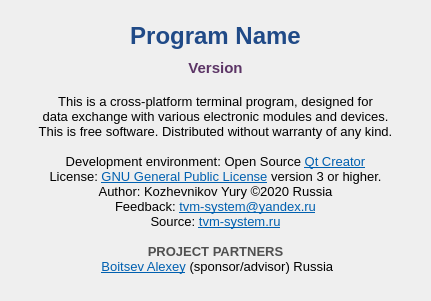
<?xml version="1.0" encoding="UTF-8"?>
<ui version="4.0">
 <class>AboutDialog</class>
 <widget class="QDialog" name="AboutDialog">
  <property name="windowModality">
   <enum>Qt::ApplicationModal</enum>
  </property>
  <property name="geometry">
   <rect>
    <x>0</x>
    <y>0</y>
    <width>431</width>
    <height>301</height>
   </rect>
  </property>
  <property name="minimumSize">
   <size>
    <width>431</width>
    <height>301</height>
   </size>
  </property>
  <property name="maximumSize">
   <size>
    <width>431</width>
    <height>301</height>
   </size>
  </property>
  <property name="font">
   <font>
    <family>Ubuntu</family>
    <pointsize>9</pointsize>
   </font>
  </property>
  <property name="windowTitle">
   <string notr="true">About</string>
  </property>
  <property name="windowIcon">
   <iconset resource="resource.qrc">
    <normaloff>:/icons/Icons/serio-win.ico</normaloff>:/icons/Icons/serio-win.ico</iconset>
  </property>
  <property name="toolTip">
   <string notr="true"/>
  </property>
  <property name="statusTip">
   <string notr="true"/>
  </property>
  <property name="whatsThis">
   <string notr="true"/>
  </property>
  <property name="accessibleName">
   <string notr="true"/>
  </property>
  <property name="accessibleDescription">
   <string notr="true"/>
  </property>
  <property name="styleSheet">
   <string notr="true"/>
  </property>
  <property name="locale">
   <locale language="English" country="UnitedStates"/>
  </property>
  <property name="windowFilePath">
   <string notr="true"/>
  </property>
  <property name="sizeGripEnabled">
   <bool>false</bool>
  </property>
  <property name="modal">
   <bool>true</bool>
  </property>
  <widget class="QLabel" name="labelProgName">
   <property name="geometry">
    <rect>
     <x>95</x>
     <y>20</y>
     <width>241</width>
     <height>31</height>
    </rect>
   </property>
   <property name="font">
    <font>
     <family>Ubuntu</family>
     <pointsize>18</pointsize>
     <weight>75</weight>
     <bold>true</bold>
    </font>
   </property>
   <property name="toolTip">
    <string notr="true"/>
   </property>
   <property name="statusTip">
    <string notr="true"/>
   </property>
   <property name="whatsThis">
    <string notr="true"/>
   </property>
   <property name="accessibleName">
    <string notr="true"/>
   </property>
   <property name="accessibleDescription">
    <string notr="true"/>
   </property>
   <property name="styleSheet">
    <string notr="true">color: rgb(32, 74, 135);</string>
   </property>
   <property name="locale">
    <locale language="English" country="UnitedStates"/>
   </property>
   <property name="text">
    <string notr="true">Program Name</string>
   </property>
   <property name="alignment">
    <set>Qt::AlignCenter</set>
   </property>
  </widget>
  <widget class="QTextBrowser" name="textBrowserAbout">
   <property name="geometry">
    <rect>
     <x>5</x>
     <y>90</y>
     <width>421</width>
     <height>206</height>
    </rect>
   </property>
   <property name="font">
    <font>
     <family>Ubuntu</family>
     <pointsize>10</pointsize>
     <weight>50</weight>
     <italic>false</italic>
     <bold>false</bold>
    </font>
   </property>
   <property name="focusPolicy">
    <enum>Qt::NoFocus</enum>
   </property>
   <property name="toolTip">
    <string notr="true"/>
   </property>
   <property name="statusTip">
    <string notr="true"/>
   </property>
   <property name="whatsThis">
    <string notr="true"/>
   </property>
   <property name="accessibleName">
    <string notr="true"/>
   </property>
   <property name="accessibleDescription">
    <string notr="true"/>
   </property>
   <property name="styleSheet">
    <string notr="true">background-color: rgba(255, 255, 255, 0);</string>
   </property>
   <property name="locale">
    <locale language="English" country="UnitedStates"/>
   </property>
   <property name="frameShape">
    <enum>QFrame::NoFrame</enum>
   </property>
   <property name="frameShadow">
    <enum>QFrame::Plain</enum>
   </property>
   <property name="verticalScrollBarPolicy">
    <enum>Qt::ScrollBarAsNeeded</enum>
   </property>
   <property name="horizontalScrollBarPolicy">
    <enum>Qt::ScrollBarAlwaysOff</enum>
   </property>
   <property name="documentTitle">
    <string notr="true"/>
   </property>
   <property name="readOnly">
    <bool>true</bool>
   </property>
   <property name="markdown">
    <string notr="true">This is a cross-platform terminal program, designed for
data exchange with
various electronic modules and devices.
This is free software. Distributed
without warranty of any kind.

Development environment: Open Source 
[Qt Creator](https://www.qt.io/)
License: 
[GNU General Public License](https://www.gnu.org/licenses/gpl-3.0.html) version
3 or higher.
Author: Kozhevnikov Yury ©2020 Russia
Feedback: 
[tvm-system@yandex.ru
](mailto:tvm-system@yandex.ru)Source: 
[tvm-system.ru](http://tvm-system.ru/index/serio/0-8)

**PROJECT PARTNERS**
 
[Boitsev Alexey](mailto:alex@dominant.spb.ru) (sponsor/advisor) Russia

</string>
   </property>
   <property name="html">
    <string notr="true">&lt;!DOCTYPE HTML PUBLIC &quot;-//W3C//DTD HTML 4.0//EN&quot; &quot;http://www.w3.org/TR/REC-html40/strict.dtd&quot;&gt;
&lt;html&gt;&lt;head&gt;&lt;meta name=&quot;qrichtext&quot; content=&quot;1&quot; /&gt;&lt;style type=&quot;text/css&quot;&gt;
p, li { white-space: pre-wrap; }
&lt;/style&gt;&lt;/head&gt;&lt;body style=&quot; font-family:'Ubuntu'; font-size:10pt; font-weight:400; font-style:normal;&quot;&gt;
&lt;p align=&quot;center&quot; style=&quot; margin-top:12px; margin-bottom:12px; margin-left:0px; margin-right:0px; -qt-block-indent:0; text-indent:0px;&quot;&gt;This is a cross-platform terminal program, designed for&lt;br /&gt;data exchange with various electronic modules and devices.&lt;br /&gt;This is free software. Distributed without warranty of any kind.&lt;br /&gt;&lt;br /&gt;Development environment: Open Source &lt;a href=&quot;https://www.qt.io/&quot;&gt;&lt;span style=&quot; color:#0060b0;&quot;&gt;Qt Creator&lt;/span&gt;&lt;/a&gt;&lt;br /&gt;License: &lt;a href=&quot;https://www.gnu.org/licenses/gpl-3.0.html&quot;&gt;&lt;span style=&quot; color:#0060b0;&quot;&gt;GNU General Public License&lt;/span&gt;&lt;/a&gt; version 3 or higher.&lt;br /&gt;Author: Kozhevnikov Yury ©2020 Russia&lt;br /&gt;Feedback: &lt;a href=&quot;mailto:tvm-system@yandex.ru&quot;&gt;&lt;span style=&quot; color:#0060b0;&quot;&gt;tvm-system@yandex.ru&lt;br /&gt;&lt;/span&gt;&lt;/a&gt;Source: &lt;a href=&quot;http://tvm-system.ru/index/serio/0-8&quot;&gt;&lt;span style=&quot; color:#0060b0;&quot;&gt;tvm-system.ru&lt;/span&gt;&lt;/a&gt;&lt;br /&gt;&lt;br /&gt;&lt;span style=&quot; font-weight:792; color:#505050;&quot;&gt;PROJECT PARTNERS&lt;/span&gt;&lt;br /&gt; &lt;a href=&quot;mailto:alex@dominant.spb.ru&quot;&gt;&lt;span style=&quot; color:#0060b0;&quot;&gt;Boitsev Alexey&lt;/span&gt;&lt;/a&gt; (sponsor/advisor) Russia&lt;/p&gt;&lt;/body&gt;&lt;/html&gt;</string>
   </property>
   <property name="overwriteMode">
    <bool>true</bool>
   </property>
   <property name="placeholderText">
    <string notr="true"/>
   </property>
   <property name="source">
    <url>
     <string>qrc:/files/serio.html</string>
    </url>
   </property>
   <property name="searchPaths">
    <stringlist notr="true"/>
   </property>
   <property name="openExternalLinks">
    <bool>true</bool>
   </property>
   <property name="openLinks">
    <bool>true</bool>
   </property>
  </widget>
  <widget class="QLabel" name="labelIcon1">
   <property name="geometry">
    <rect>
     <x>25</x>
     <y>20</y>
     <width>61</width>
     <height>61</height>
    </rect>
   </property>
   <property name="toolTip">
    <string notr="true"/>
   </property>
   <property name="statusTip">
    <string notr="true"/>
   </property>
   <property name="whatsThis">
    <string notr="true"/>
   </property>
   <property name="accessibleName">
    <string notr="true"/>
   </property>
   <property name="accessibleDescription">
    <string notr="true"/>
   </property>
   <property name="locale">
    <locale language="English" country="UnitedStates"/>
   </property>
   <property name="text">
    <string notr="true"/>
   </property>
   <property name="pixmap">
    <pixmap resource="resource.qrc">:/icons/Icons/serio-128.png</pixmap>
   </property>
   <property name="scaledContents">
    <bool>true</bool>
   </property>
  </widget>
  <widget class="QLabel" name="labelIcon2">
   <property name="geometry">
    <rect>
     <x>345</x>
     <y>20</y>
     <width>61</width>
     <height>61</height>
    </rect>
   </property>
   <property name="toolTip">
    <string notr="true"/>
   </property>
   <property name="statusTip">
    <string notr="true"/>
   </property>
   <property name="whatsThis">
    <string notr="true"/>
   </property>
   <property name="accessibleName">
    <string notr="true"/>
   </property>
   <property name="accessibleDescription">
    <string notr="true"/>
   </property>
   <property name="locale">
    <locale language="English" country="UnitedStates"/>
   </property>
   <property name="text">
    <string notr="true"/>
   </property>
   <property name="pixmap">
    <pixmap resource="resource.qrc">:/icons/Icons/BasedOnQt.png</pixmap>
   </property>
   <property name="scaledContents">
    <bool>true</bool>
   </property>
  </widget>
  <widget class="QLabel" name="labelProgVersion">
   <property name="geometry">
    <rect>
     <x>95</x>
     <y>55</y>
     <width>241</width>
     <height>26</height>
    </rect>
   </property>
   <property name="palette">
    <palette>
     <active>
      <colorrole role="WindowText">
       <brush brushstyle="SolidPattern">
        <color alpha="255">
         <red>92</red>
         <green>53</green>
         <blue>102</blue>
        </color>
       </brush>
      </colorrole>
      <colorrole role="Text">
       <brush brushstyle="SolidPattern">
        <color alpha="255">
         <red>92</red>
         <green>53</green>
         <blue>102</blue>
        </color>
       </brush>
      </colorrole>
      <colorrole role="ButtonText">
       <brush brushstyle="SolidPattern">
        <color alpha="255">
         <red>92</red>
         <green>53</green>
         <blue>102</blue>
        </color>
       </brush>
      </colorrole>
      <colorrole role="PlaceholderText">
       <brush brushstyle="SolidPattern">
        <color alpha="128">
         <red>80</red>
         <green>80</green>
         <blue>80</blue>
        </color>
       </brush>
      </colorrole>
     </active>
     <inactive>
      <colorrole role="WindowText">
       <brush brushstyle="SolidPattern">
        <color alpha="255">
         <red>92</red>
         <green>53</green>
         <blue>102</blue>
        </color>
       </brush>
      </colorrole>
      <colorrole role="Text">
       <brush brushstyle="SolidPattern">
        <color alpha="255">
         <red>92</red>
         <green>53</green>
         <blue>102</blue>
        </color>
       </brush>
      </colorrole>
      <colorrole role="ButtonText">
       <brush brushstyle="SolidPattern">
        <color alpha="255">
         <red>92</red>
         <green>53</green>
         <blue>102</blue>
        </color>
       </brush>
      </colorrole>
      <colorrole role="PlaceholderText">
       <brush brushstyle="SolidPattern">
        <color alpha="128">
         <red>80</red>
         <green>80</green>
         <blue>80</blue>
        </color>
       </brush>
      </colorrole>
     </inactive>
     <disabled>
      <colorrole role="WindowText">
       <brush brushstyle="SolidPattern">
        <color alpha="255">
         <red>92</red>
         <green>53</green>
         <blue>102</blue>
        </color>
       </brush>
      </colorrole>
      <colorrole role="Text">
       <brush brushstyle="SolidPattern">
        <color alpha="255">
         <red>92</red>
         <green>53</green>
         <blue>102</blue>
        </color>
       </brush>
      </colorrole>
      <colorrole role="ButtonText">
       <brush brushstyle="SolidPattern">
        <color alpha="255">
         <red>92</red>
         <green>53</green>
         <blue>102</blue>
        </color>
       </brush>
      </colorrole>
      <colorrole role="PlaceholderText">
       <brush brushstyle="SolidPattern">
        <color alpha="128">
         <red>64</red>
         <green>64</green>
         <blue>64</blue>
        </color>
       </brush>
      </colorrole>
     </disabled>
    </palette>
   </property>
   <property name="font">
    <font>
     <family>Ubuntu</family>
     <pointsize>11</pointsize>
     <weight>75</weight>
     <bold>true</bold>
    </font>
   </property>
   <property name="toolTip">
    <string notr="true"/>
   </property>
   <property name="statusTip">
    <string notr="true"/>
   </property>
   <property name="whatsThis">
    <string notr="true"/>
   </property>
   <property name="accessibleName">
    <string notr="true"/>
   </property>
   <property name="accessibleDescription">
    <string notr="true"/>
   </property>
   <property name="styleSheet">
    <string notr="true">color: rgb(92, 53, 102);</string>
   </property>
   <property name="locale">
    <locale language="English" country="UnitedStates"/>
   </property>
   <property name="text">
    <string notr="true">Version</string>
   </property>
   <property name="alignment">
    <set>Qt::AlignCenter</set>
   </property>
  </widget>
  <zorder>textBrowserAbout</zorder>
  <zorder>labelProgName</zorder>
  <zorder>labelIcon1</zorder>
  <zorder>labelIcon2</zorder>
  <zorder>labelProgVersion</zorder>
 </widget>
 <resources>
  <include location="resource.qrc"/>
 </resources>
 <connections/>
</ui>
